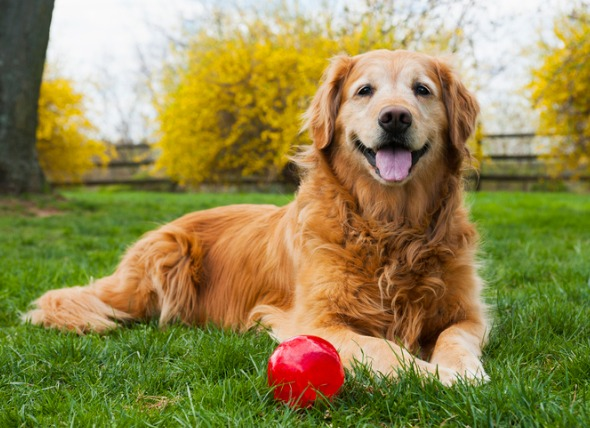
//> input picture data/dog.jpg, 590 x 428 px
$ ./sketch   (built with g++ and OpenCV 4)
//> lines starting //> are read from the running program, lines starting //| are printed output that depends on the picture
#include <iostream>
#include <stdio.h>
#include <opencv2/opencv.hpp>

using namespace std;
using namespace cv;

void showImage(String name, Mat image)
{
    imshow(name, image);
    waitKey(0);
}

void saveImage(String name, Mat image)
{
    // Compression parameters for imwrite
    vector<int> compression_params;
    compression_params.push_back(IMWRITE_PNG_COMPRESSION);
    compression_params.push_back(9);

    // Clears the output folder (Only works in Linux! I didn't want to include a lib dependency to do cross-plataform checking)
    system("exec rm -r ../output/*");

    imwrite("../output/" + name + ".png", image);
}

int main(int argc, const char **argv)
{
    // Arguments {name first_letter | default_value | description }
    const String keys = "{path p         |../data/dog.jpg   | path to file              }"
                        "{ksize k        |21                | Gaussian Blur Kernel Size }";

    CommandLineParser parser(argc, argv, keys);
    String path = parser.get<std::string>("path");
    int ksize = parser.get<int>("ksize");
    Mat image_gray, image_gray_blur, output;

    // Reads input image
    Mat image = imread(path, cv::IMREAD_UNCHANGED);
//> image is the input picture: 428 rows x 590 cols, CV_8UC3; mean B, G, R 76.5, 135.1, 146.3

    // Resizes the image if needed
    //resize(image,image,Size(),0.5,0.5);

    cvtColor(image,image_gray,COLOR_BGR2GRAY);
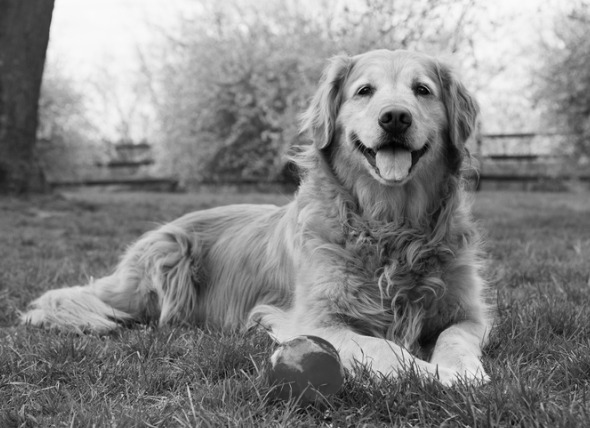
//> image_gray: 428 rows x 590 cols, CV_8UC1; min 0, max 251, mean 131.8

    // Blurs the image with gaussian blur
    GaussianBlur(image_gray,image_gray_blur,Size(ksize,ksize),0,0);
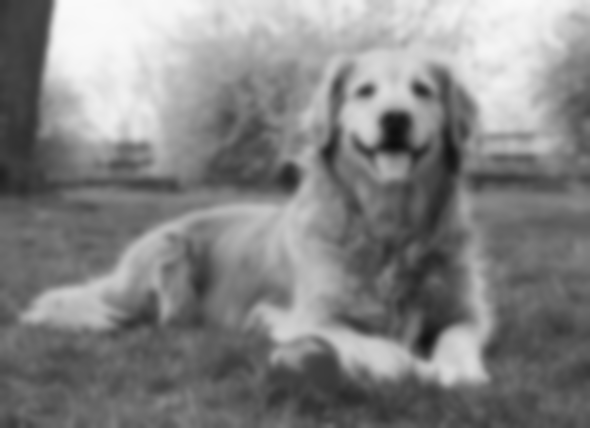
//> image_gray_blur: 428 rows x 590 cols, CV_8UC1; min 13, max 249, mean 131.8

    // Applies the dodge
    divide(image_gray, image_gray_blur,output,256,-1);
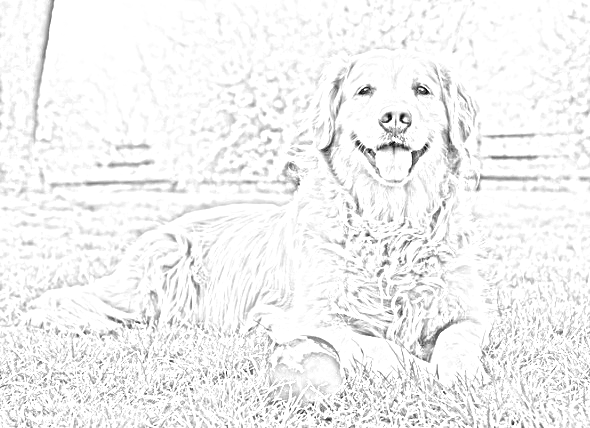
//> output: 428 rows x 590 cols, CV_8UC1; min 0, max 255, mean 242.3

    // Show image
    showImage("sketch", output);

}

$ run again, on data/woman_blonde.jpeg
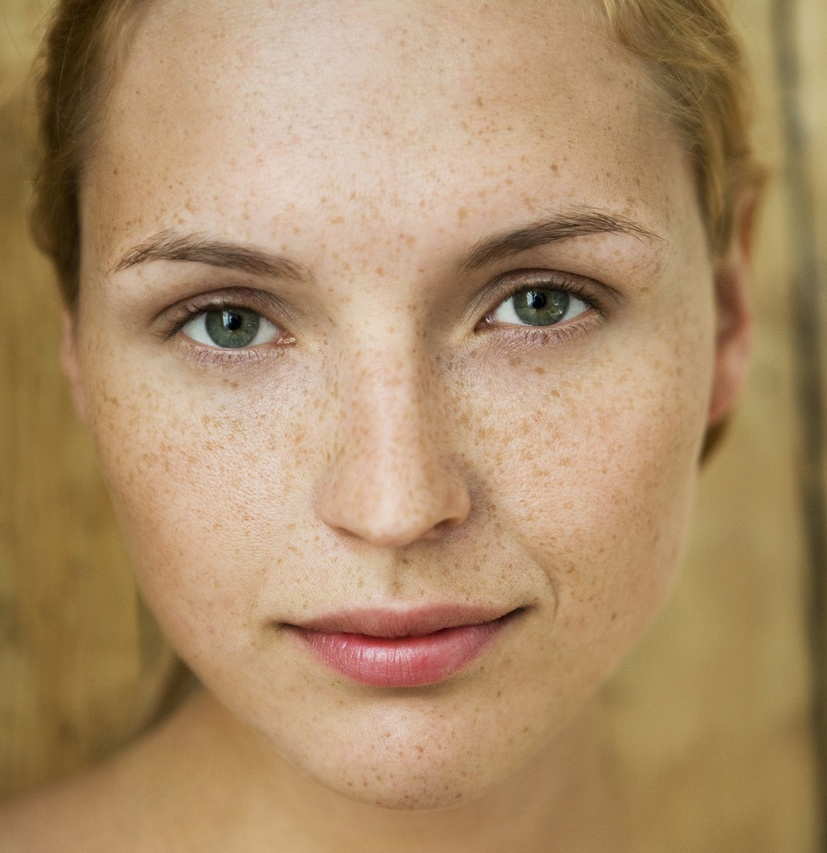
//> input picture data/woman_blonde.jpeg, 827 x 853 px, shrunk from 1513 x 1560 before the run
//> image is the input picture: 853 rows x 827 cols, CV_8UC3; mean B, G, R 105.2, 141.5, 172.1
//> `cvtColor(image,image_gray,COLOR_BGR2GRAY);`:
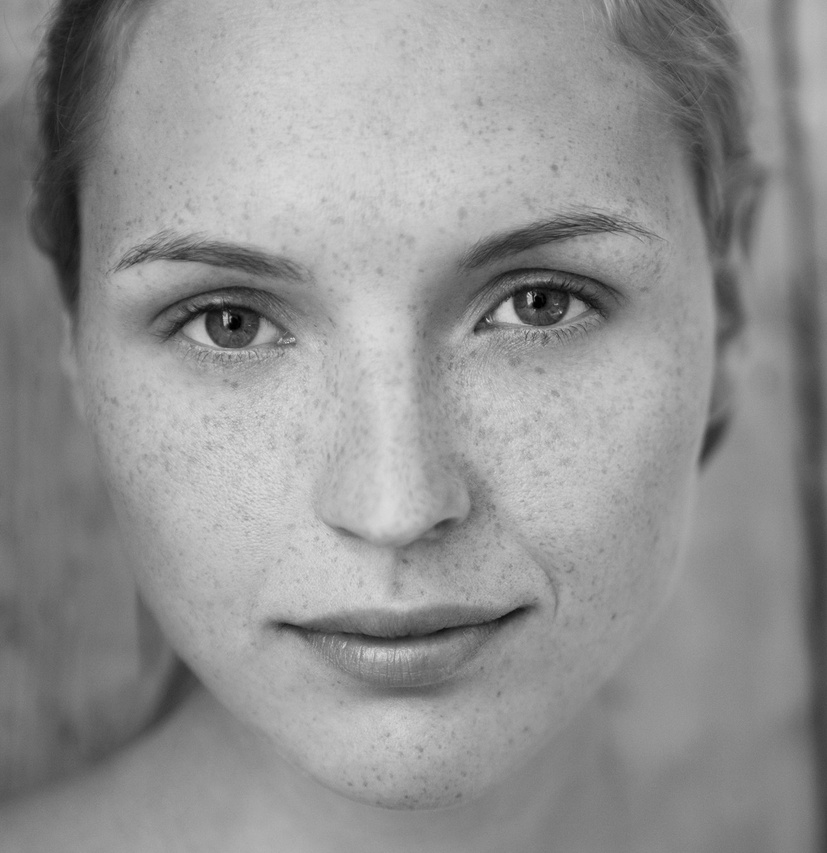
//> image_gray: 853 rows x 827 cols, CV_8UC1; min 0, max 228, mean 146.5
//> `divide(image_gray, image_gray_blur,output,256,-1);`:
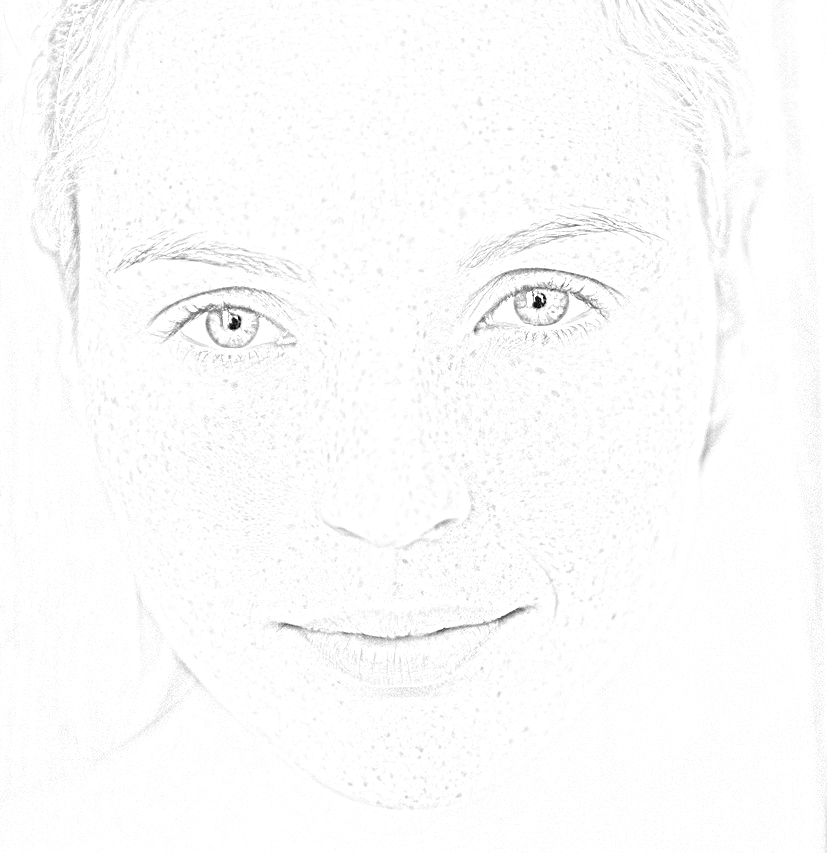
//> output: 853 rows x 827 cols, CV_8UC1; min 0, max 255, mean 251.9
